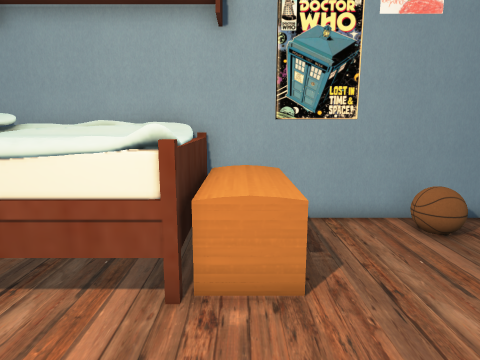
View 1 (above)

16 first-person views from a walk through a scene from a Unity 3-D project. The camera is 1.5 m above the floor, tilts 10° down and sees 75° across. The floor is counted in squares, 0.5 m on a side. Each view is taken from the middle of a square. On the plan, view 1 faces up. The plan holds only what a view shows up to about 20 squares ahead; the rest is blank. The player character is not drawn.

View 2
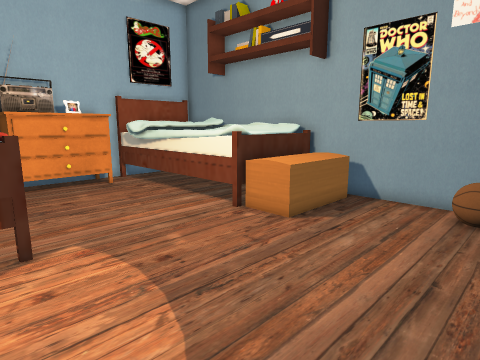

View 3
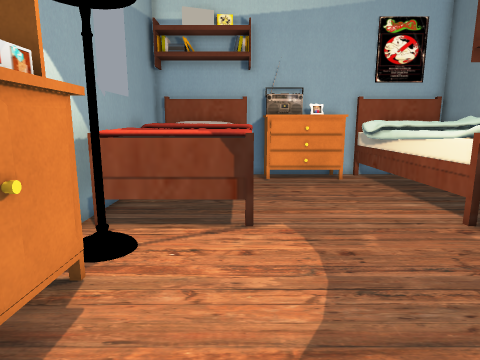

View 4
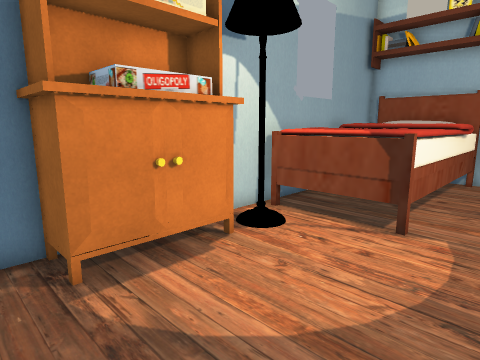

View 5
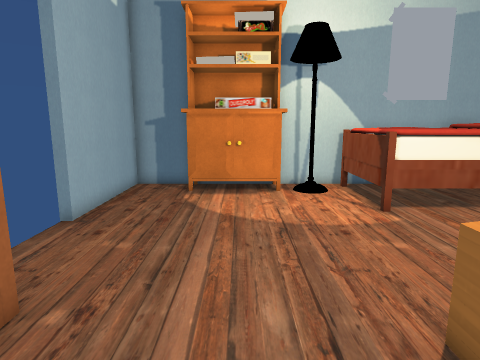

View 6
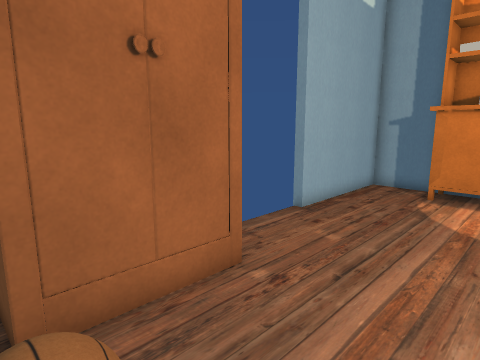

View 7
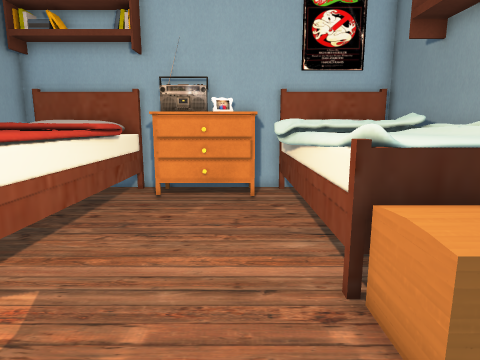

View 8
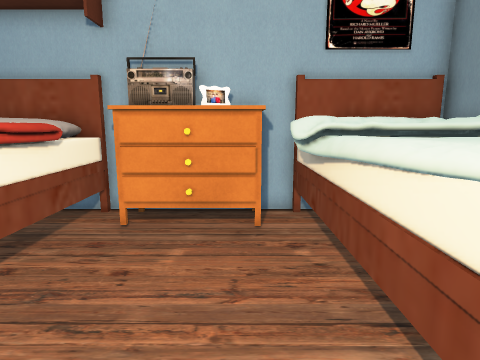

View 9
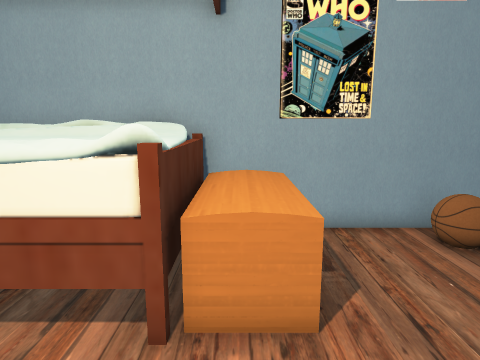

View 10
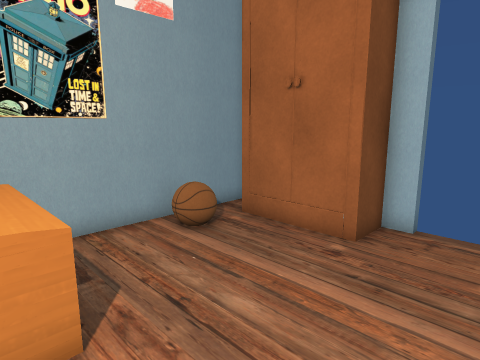

View 11
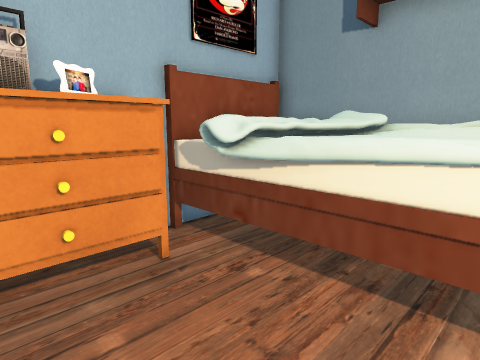

View 12
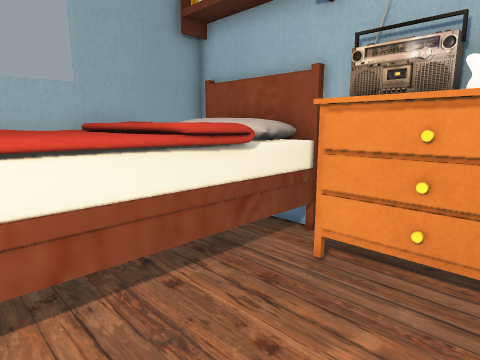

View 13
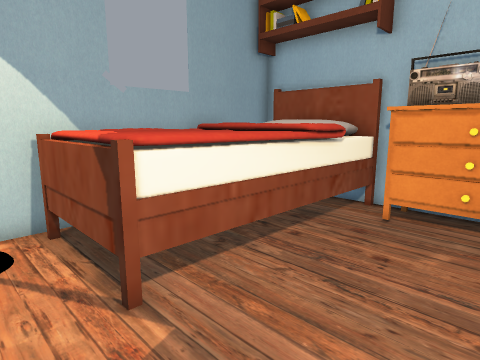

View 14
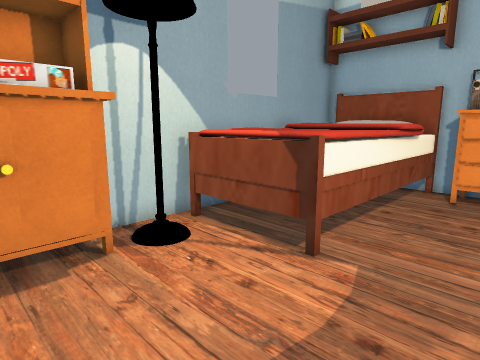

View 15
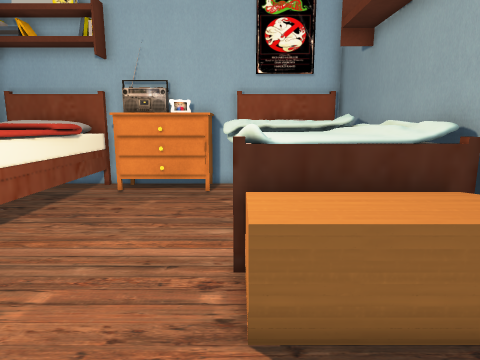

View 16
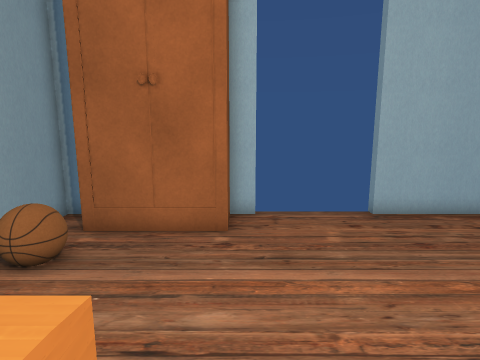

### Floor plan
Points are (right, up) in squares from view 1. A wall is a line through its corners. A room is listed if a view was taken in it or the views show most of it. See-through windows are left out.
Room 1 (views 1, 2, 3, 4, 5, 6, 7, 8, 9, 10, 11, 12, 13, 14, 15, 16)
walls: (6.2, -6.9) (9.3, -6.9) (9.3, -0.5) (9.8, -0.5); (9.8, 3.5) (9.3, 3.5) (9.3, 4.4); (-10.8, -0.5) (-10.8, -2.9); (-10.8, 6.4) (-10.8, 3.6); (9.3, 9.9) (-10.9, 9.9); (-10.8, -6.9) (2, -6.9)
objects: other object (-10, -6) to (-1, -1); other object (-10, -1) to (-9, 4); other object (-10, 4) to (-1, 9); other object (0, 5) to (1, 9); other object (2, -6) to (6, -5); other object (8, 4) to (9, 9)

Where each view was taken, in squares from view 1:
view 1: 0 up, 0 right, facing up
view 2: 3 down, 7 right, facing up-left
view 3: 2 down, 8 right, facing left
view 4: 1 up, 8 right, facing down-left
view 5: 9 up, 4 right, facing down
view 6: 9 up, 3 right, facing down-right
view 7: 3 up, 4 right, facing left
view 8: 3 up, 0 right, facing left
view 9: 1 up, 0 right, facing up
view 10: 1 up, 0 right, facing up-right
view 11: 0 up, 3 left, facing up-left
view 12: 3 up, 3 left, facing down-left
view 13: 3 up, 1 right, facing down-left
view 14: 2 up, 5 right, facing down-left
view 15: 5 up, 5 right, facing left
view 16: 4 up, 1 left, facing right
